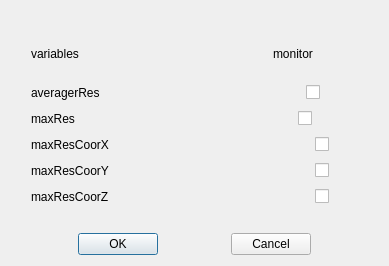
<?xml version="1.0" encoding="UTF-8"?>
<ui version="4.0">
 <class>SwitchMonitorDialog</class>
 <widget class="QDialog" name="SwitchMonitorDialog">
  <property name="geometry">
   <rect>
    <x>0</x>
    <y>0</y>
    <width>389</width>
    <height>266</height>
   </rect>
  </property>
  <property name="minimumSize">
   <size>
    <width>200</width>
    <height>150</height>
   </size>
  </property>
  <property name="maximumSize">
   <size>
    <width>389</width>
    <height>266</height>
   </size>
  </property>
  <property name="windowTitle">
   <string>Dialog</string>
  </property>
  <layout class="QGridLayout" name="gridLayout">
   <item row="0" column="0">
    <layout class="QVBoxLayout" name="verticalLayout_3">
     <property name="leftMargin">
      <number>20</number>
     </property>
     <property name="topMargin">
      <number>20</number>
     </property>
     <property name="rightMargin">
      <number>20</number>
     </property>
     <property name="bottomMargin">
      <number>20</number>
     </property>
     <item>
      <layout class="QHBoxLayout" name="horizontalLayout_10">
       <item>
        <widget class="QLabel" name="label_11">
         <property name="text">
          <string>variables</string>
         </property>
        </widget>
       </item>
       <item>
        <spacer name="horizontalSpacer_26">
         <property name="orientation">
          <enum>Qt::Horizontal</enum>
         </property>
         <property name="sizeType">
          <enum>QSizePolicy::Fixed</enum>
         </property>
         <property name="sizeHint" stdset="0">
          <size>
           <width>150</width>
           <height>20</height>
          </size>
         </property>
        </spacer>
       </item>
       <item>
        <widget class="QLabel" name="label_12">
         <property name="text">
          <string>monitor</string>
         </property>
        </widget>
       </item>
      </layout>
     </item>
     <item>
      <layout class="QHBoxLayout" name="horizontalLayout_11">
       <item>
        <widget class="QLabel" name="label_14">
         <property name="text">
          <string>averagerRes</string>
         </property>
        </widget>
       </item>
       <item>
        <spacer name="horizontalSpacer_16">
         <property name="orientation">
          <enum>Qt::Horizontal</enum>
         </property>
         <property name="sizeType">
          <enum>QSizePolicy::Fixed</enum>
         </property>
         <property name="sizeHint" stdset="0">
          <size>
           <width>200</width>
           <height>20</height>
          </size>
         </property>
        </spacer>
       </item>
       <item>
        <widget class="QCheckBox" name="averagerRes">
         <property name="text">
          <string/>
         </property>
        </widget>
       </item>
       <item>
        <spacer name="horizontalSpacer_17">
         <property name="orientation">
          <enum>Qt::Horizontal</enum>
         </property>
         <property name="sizeHint" stdset="0">
          <size>
           <width>50</width>
           <height>20</height>
          </size>
         </property>
        </spacer>
       </item>
      </layout>
     </item>
     <item>
      <layout class="QHBoxLayout" name="horizontalLayout_12">
       <item>
        <widget class="QLabel" name="label_15">
         <property name="text">
          <string>maxRes     </string>
         </property>
        </widget>
       </item>
       <item>
        <spacer name="horizontalSpacer_18">
         <property name="orientation">
          <enum>Qt::Horizontal</enum>
         </property>
         <property name="sizeType">
          <enum>QSizePolicy::Fixed</enum>
         </property>
         <property name="sizeHint" stdset="0">
          <size>
           <width>200</width>
           <height>20</height>
          </size>
         </property>
        </spacer>
       </item>
       <item>
        <widget class="QCheckBox" name="maxRes">
         <property name="text">
          <string/>
         </property>
        </widget>
       </item>
       <item>
        <spacer name="horizontalSpacer_19">
         <property name="orientation">
          <enum>Qt::Horizontal</enum>
         </property>
         <property name="sizeHint" stdset="0">
          <size>
           <width>50</width>
           <height>20</height>
          </size>
         </property>
        </spacer>
       </item>
      </layout>
     </item>
     <item>
      <layout class="QHBoxLayout" name="horizontalLayout_13">
       <item>
        <widget class="QLabel" name="label_16">
         <property name="text">
          <string>maxResCoorX</string>
         </property>
        </widget>
       </item>
       <item>
        <spacer name="horizontalSpacer_20">
         <property name="orientation">
          <enum>Qt::Horizontal</enum>
         </property>
         <property name="sizeType">
          <enum>QSizePolicy::Fixed</enum>
         </property>
         <property name="sizeHint" stdset="0">
          <size>
           <width>200</width>
           <height>20</height>
          </size>
         </property>
        </spacer>
       </item>
       <item>
        <widget class="QCheckBox" name="maxResCoorX">
         <property name="text">
          <string/>
         </property>
        </widget>
       </item>
       <item>
        <spacer name="horizontalSpacer_21">
         <property name="orientation">
          <enum>Qt::Horizontal</enum>
         </property>
         <property name="sizeHint" stdset="0">
          <size>
           <width>50</width>
           <height>20</height>
          </size>
         </property>
        </spacer>
       </item>
      </layout>
     </item>
     <item>
      <layout class="QHBoxLayout" name="horizontalLayout_14">
       <item>
        <widget class="QLabel" name="label_17">
         <property name="text">
          <string>maxResCoorY</string>
         </property>
        </widget>
       </item>
       <item>
        <spacer name="horizontalSpacer_22">
         <property name="orientation">
          <enum>Qt::Horizontal</enum>
         </property>
         <property name="sizeType">
          <enum>QSizePolicy::Fixed</enum>
         </property>
         <property name="sizeHint" stdset="0">
          <size>
           <width>200</width>
           <height>20</height>
          </size>
         </property>
        </spacer>
       </item>
       <item>
        <widget class="QCheckBox" name="maxResCoorY">
         <property name="text">
          <string/>
         </property>
        </widget>
       </item>
       <item>
        <spacer name="horizontalSpacer_23">
         <property name="orientation">
          <enum>Qt::Horizontal</enum>
         </property>
         <property name="sizeHint" stdset="0">
          <size>
           <width>50</width>
           <height>20</height>
          </size>
         </property>
        </spacer>
       </item>
      </layout>
     </item>
     <item>
      <layout class="QHBoxLayout" name="horizontalLayout_15">
       <item>
        <widget class="QLabel" name="label_18">
         <property name="text">
          <string>maxResCoorZ</string>
         </property>
        </widget>
       </item>
       <item>
        <spacer name="horizontalSpacer_24">
         <property name="orientation">
          <enum>Qt::Horizontal</enum>
         </property>
         <property name="sizeType">
          <enum>QSizePolicy::Fixed</enum>
         </property>
         <property name="sizeHint" stdset="0">
          <size>
           <width>200</width>
           <height>20</height>
          </size>
         </property>
        </spacer>
       </item>
       <item>
        <widget class="QCheckBox" name="maxResCoorZ">
         <property name="text">
          <string/>
         </property>
        </widget>
       </item>
       <item>
        <spacer name="horizontalSpacer_25">
         <property name="orientation">
          <enum>Qt::Horizontal</enum>
         </property>
         <property name="sizeHint" stdset="0">
          <size>
           <width>50</width>
           <height>20</height>
          </size>
         </property>
        </spacer>
       </item>
      </layout>
     </item>
    </layout>
   </item>
   <item row="1" column="0">
    <layout class="QHBoxLayout" name="horizontalLayout">
     <item>
      <spacer name="horizontalSpacer_2">
       <property name="orientation">
        <enum>Qt::Horizontal</enum>
       </property>
       <property name="sizeHint" stdset="0">
        <size>
         <width>40</width>
         <height>20</height>
        </size>
       </property>
      </spacer>
     </item>
     <item>
      <widget class="QPushButton" name="pushButton_OK">
       <property name="text">
        <string>OK</string>
       </property>
      </widget>
     </item>
     <item>
      <spacer name="horizontalSpacer">
       <property name="orientation">
        <enum>Qt::Horizontal</enum>
       </property>
       <property name="sizeType">
        <enum>QSizePolicy::Expanding</enum>
       </property>
       <property name="sizeHint" stdset="0">
        <size>
         <width>10</width>
         <height>20</height>
        </size>
       </property>
      </spacer>
     </item>
     <item>
      <widget class="QPushButton" name="pushButton_Cancel">
       <property name="text">
        <string>Cancel</string>
       </property>
      </widget>
     </item>
     <item>
      <spacer name="horizontalSpacer_3">
       <property name="orientation">
        <enum>Qt::Horizontal</enum>
       </property>
       <property name="sizeHint" stdset="0">
        <size>
         <width>40</width>
         <height>20</height>
        </size>
       </property>
      </spacer>
     </item>
    </layout>
   </item>
  </layout>
 </widget>
 <resources/>
 <connections/>
</ui>
